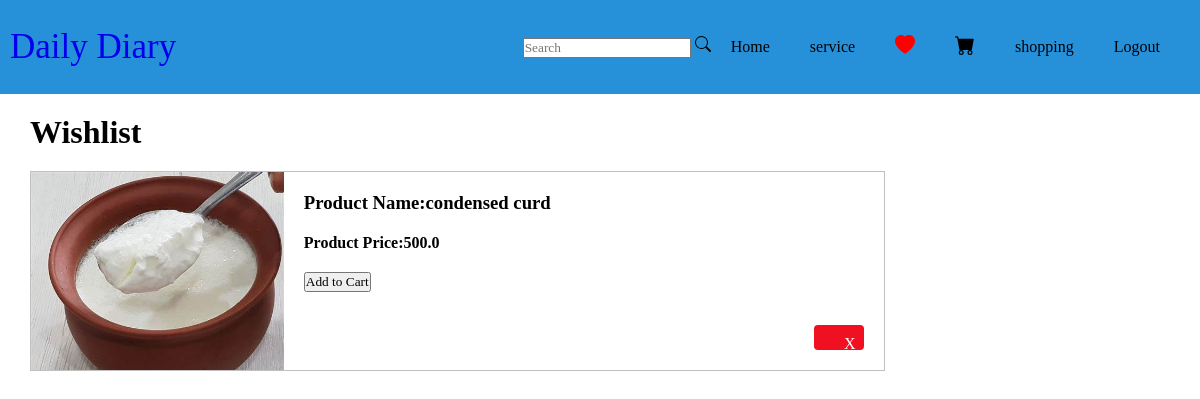
The app's page /view_wishlist (signed in) with its own data.
### dairyapp/models.py (models this page shows, shortened)
class wishlist(models.Model):
     user = models.ForeignKey(User, on_delete=models.CASCADE)
     product = models.ForeignKey(Products, on_delete=models.CASCADE)
     price = models.DecimalField(max_digits=20, decimal_places=2, default=0)

class Products(models.Model):
    prd_name=models.CharField(max_length=100)
    prd_price=models.FloatField()
    prd_description = models.TextField()
    category = models.ForeignKey(categories,on_delete=models.CASCADE, max_length=100, null=True)
    stock = models.IntegerField(default=1)
    prd_img=models.ImageField(upload_to='Products')
    adddate = models.DateField("adddate", auto_now_add=True)
    expirydate = models.DateField("expirydate", null=True)
    myuser = models.ForeignKey(Seller_registration, on_delete=models.CASCADE, max_length=100, null=True)

### dairyapp/views.py (the view)
# urls.py: path('view_wishlist',views.view_wishlist,name='view_wishlist'),
@login_required(login_url='login')
def view_wishlist(request):
        user = request.user
        wish=wishlist.objects.filter(user_id=user)
        category=categories.objects.all()
        print(wish,category)
        return render(request,"wishlist.html",{'wishlist':wish,'category':category})

### dairyapp/models.py (called while the page is built)
    def __str__(self):
        return self.title

### dairyapp/templates/wishlist.html (shortened to what this page needs)
{% extends 'index.html'%}
{% load static %}
{% block content %}
<html>
<head>
	<link rel="stylesheet" type="text/css" href="https://stackpath.bootstrapcdn.com/font-awesome/4.7.0/css/font-awesome.min.css">
</head>
<body>
<form>
                        {% if not wishlist %}
            <div style="height:300px;text-align: center;">
                  <h2 style="font-family: sans-serif;color: rgb(246, 86, 12);">Your wishlist is Empty !!!!</h2><br>
                  <div class="button-area">
                    <a href="{% url 'shopping' %}" style="font-weight:bold;color:rgb(240, 16, 16);">Continue Shopping</a>
                    </div>
            </div>
                  {% else %}
<div class="container">
	<h1>Wishlist</h1>
	<div class="cart">
		<div class="products">
			{% for i in wishlist %}
			  <div class="product">
				<img src="{{i.product.prd_img.url}}">
				<div class="product-info">
					<h3 class="product-name">Product Name:{{i.product.prd_name}}</h3>
					<h4 class="product-price">Product Price:{{i.product.prd_price}}</h4>
                    <a href="{% url 'addcart' i.id %}">
                        <button class="buy-1" type="submit">Add to Cart</button></a>
					<div class="product-remove" style="background-color:rgb(241, 15, 34);height: 25px;width:20px;border-radius:4px;">
                                                <a href="{% url 'de_wishlist' i.id %}" style="color:#fff;margin-left:5px;" >X</a>
                                            </div>
						</div>
			  </div>
			{% endfor %}
		</div>
	</div>
</div>
	{% endif %}
</form>
</body>
</html>
{% endblock content %}

### dairyapp/templates/wishlist.html (style rules this page uses)
* { font-family: "Times New Roman", Times, serif; margin: 0; padding: 0; box-sizing: border-box; }
.container { max-width: 1200px; margin: 0 auto; }
.container > h1 { padding: 20px 0; }
.cart { display: flex; }
.products { flex: 0.75; }
.product { display: flex; width: 100%; height: 200px; overflow: hidden; border: 1px solid silver; margin-bottom: 20px; }
.product > img { width: 300px; height: 200px; object-fit: cover; }
.product-info { padding: 20px; width: 100%; position: relative; }
.product-name, .product-price, .product-offer { margin-bottom: 20px; }
.product-remove { position: absolute; bottom: 20px; right: 20px; padding: 10px 25px; background-color: green; color: white; cursor: pointer; border-radius: 5px; }
@media screen and (max-width: 1220px) { .container { max-width: 95%; } }

### records on screen
wishlist: product.prd_img (picture), product.prd_name "condensed curd", product.prd_price "500.0"
